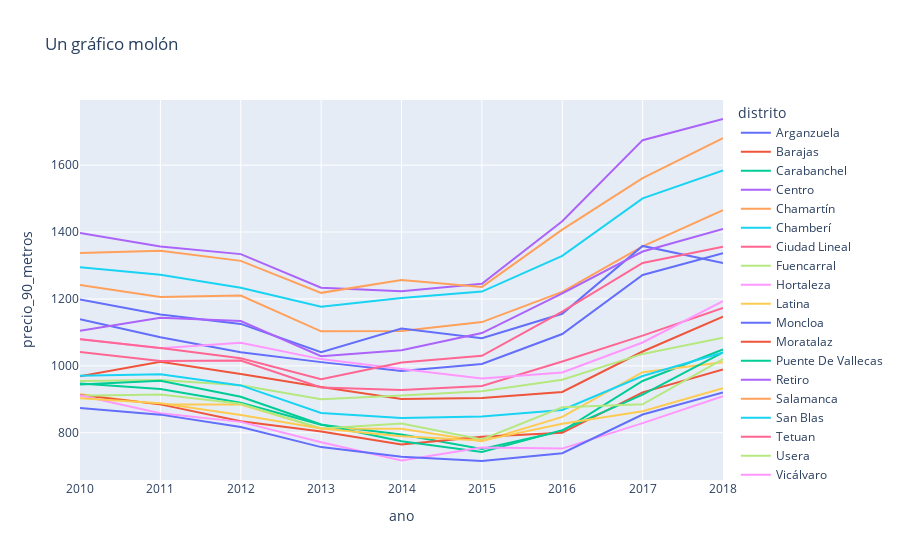

The cell this chart's notebook holds for it:
### Code cell
px.line(alquiler[alquiler.quarter == 1], x = 'ano', y = 'precio_90_metros', color = 'distrito', title = 'Un gráfico molón')

### Figure 1 — Plotly figure (JSON) as saved in the notebook; plotly's stock layout.template omitted (floating-point values rounded to 4 significant figures)
{"data": [{"hovertemplate": "distrito=Arganzuela<br>ano=%{x}<br>precio_90_metros=%{y}<extra></extra>", "legendgroup": "Arganzuela", "line": {"color": "#636efa", "dash": "solid"}, "mode": "lines", "name": "Arganzuela", "orientation": "v", "showlegend": true, "type": "scatter", "x": [2010, 2011, 2012, 2013, 2014, 2015, 2016, 2017, 2018], "xaxis": "x", "y": [1139.0, 1086.0, 1041.0, 1011.0, 984.4, 1006.0, 1095.0, 1272.0, 1337.0], "yaxis": "y"}, {"hovertemplate": "distrito=Barajas<br>ano=%{x}<br>precio_90_metros=%{y}<extra></extra>", "legendgroup": "Barajas", "line": {"color": "#EF553B", "dash": "solid"}, "mode": "lines", "name": "Barajas", "orientation": "v", "showlegend": true, "type": "scatter", "x": [2010, 2011, 2012, 2013, 2014, 2015, 2016, 2017, 2018], "xaxis": "x", "y": [968.7, 1012.0, 975.6, 936.6, 900.7, 903.8, 922.2, 1043.0, 1147.0], "yaxis": "y"}, {"hovertemplate": "distrito=Carabanchel<br>ano=%{x}<br>precio_90_metros=%{y}<extra></extra>", "legendgroup": "Carabanchel", "line": {"color": "#00cc96", "dash": "solid"}, "mode": "lines", "name": "Carabanchel", "orientation": "v", "showlegend": true, "type": "scatter", "x": [2010, 2011, 2012, 2013, 2014, 2015, 2016, 2017, 2018], "xaxis": "x", "y": [947.4, 930.7, 889.6, 824.1, 795.0, 752.0, 805.2, 954.8, 1049.0], "yaxis": "y"}, {"hovertemplate": "distrito=Centro<br>ano=%{x}<br>precio_90_metros=%{y}<extra></extra>", "legendgroup": "Centro", "line": {"color": "#ab63fa", "dash": "solid"}, "mode": "lines", "name": "Centro", "orientation": "v", "showlegend": true, "type": "scatter", "x": [2010, 2011, 2012, 2013, 2014, 2015, 2016, 2017, 2018], "xaxis": "x", "y": [1397.0, 1357.0, 1334.0, 1233.0, 1223.0, 1246.0, 1432.0, 1675.0, 1738.0], "yaxis": "y"}, {"hovertemplate": "distrito=Chamartín<br>ano=%{x}<br>precio_90_metros=%{y}<extra></extra>", "legendgroup": "Chamartín", "line": {"color": "#FFA15A", "dash": "solid"}, "mode": "lines", "name": "Chamartín", "orientation": "v", "showlegend": true, "type": "scatter", "x": [2010, 2011, 2012, 2013, 2014, 2015, 2016, 2017, 2018], "xaxis": "x", "y": [1242.0, 1206.0, 1210.0, 1103.0, 1104.0, 1131.0, 1221.0, 1357.0, 1465.0], "yaxis": "y"}, {"hovertemplate": "distrito=Chamberí<br>ano=%{x}<br>precio_90_metros=%{y}<extra></extra>", "legendgroup": "Chamberí", "line": {"color": "#19d3f3", "dash": "solid"}, "mode": "lines", "name": "Chamberí", "orientation": "v", "showlegend": true, "type": "scatter", "x": [2010, 2011, 2012, 2013, 2014, 2015, 2016, 2017, 2018], "xaxis": "x", "y": [1295.0, 1272.0, 1234.0, 1176.0, 1203.0, 1222.0, 1329.0, 1501.0, 1584.0], "yaxis": "y"}, {"hovertemplate": "distrito=Ciudad Lineal<br>ano=%{x}<br>precio_90_metros=%{y}<extra></extra>", "legendgroup": "Ciudad Lineal", "line": {"color": "#FF6692", "dash": "solid"}, "mode": "lines", "name": "Ciudad Lineal", "orientation": "v", "showlegend": true, "type": "scatter", "x": [2010, 2011, 2012, 2013, 2014, 2015, 2016, 2017, 2018], "xaxis": "x", "y": [1042.0, 1015.0, 1016.0, 935.4, 927.6, 940.0, 1013.0, 1090.0, 1173.0], "yaxis": "y"}, {"hovertemplate": "distrito=Fuencarral<br>ano=%{x}<br>precio_90_metros=%{y}<extra></extra>", "legendgroup": "Fuencarral", "line": {"color": "#B6E880", "dash": "solid"}, "mode": "lines", "name": "Fuencarral", "orientation": "v", "showlegend": true, "type": "scatter", "x": [2010, 2011, 2012, 2013, 2014, 2015, 2016, 2017, 2018], "xaxis": "x", "y": [954.7, 957.8, 942.3, 900.0, 911.4, 924.5, 958.6, 1036.0, 1084.0], "yaxis": "y"}, {"hovertemplate": "distrito=Hortaleza<br>ano=%{x}<br>precio_90_metros=%{y}<extra></extra>", "legendgroup": "Hortaleza", "line": {"color": "#FF97FF", "dash": "solid"}, "mode": "lines", "name": "Hortaleza", "orientation": "v", "showlegend": true, "type": "scatter", "x": [2010, 2011, 2012, 2013, 2014, 2015, 2016, 2017, 2018], "xaxis": "x", "y": [1081.0, 1053.0, 1069.0, 1020.0, 990.8, 962.4, 980.4, 1070.0, 1194.0], "yaxis": "y"}, {"hovertemplate": "distrito=Latina<br>ano=%{x}<br>precio_90_metros=%{y}<extra></extra>", "legendgroup": "Latina", "line": {"color": "#FECB52", "dash": "solid"}, "mode": "lines", "name": "Latina", "orientation": "v", "showlegend": true, "type": "scatter", "x": [2010, 2011, 2012, 2013, 2014, 2015, 2016, 2017, 2018], "xaxis": "x", "y": [915.0, 884.8, 884.5, 813.2, 812.4, 774.8, 847.4, 980.9, 1011.0], "yaxis": "y"}, {"hovertemplate": "distrito=Moncloa<br>ano=%{x}<br>precio_90_metros=%{y}<extra></extra>", "legendgroup": "Moncloa", "line": {"color": "#636efa", "dash": "solid"}, "mode": "lines", "name": "Moncloa", "orientation": "v", "showlegend": true, "type": "scatter", "x": [2010, 2011, 2012, 2013, 2014, 2015, 2016, 2017, 2018], "xaxis": "x", "y": [1198.0, 1154.0, 1125.0, 1041.0, 1112.0, 1083.0, 1156.0, 1359.0, 1307.0], "yaxis": "y"}, {"hovertemplate": "distrito=Moratalaz<br>ano=%{x}<br>precio_90_metros=%{y}<extra></extra>", "legendgroup": "Moratalaz", "line": {"color": "#EF553B", "dash": "solid"}, "mode": "lines", "name": "Moratalaz", "orientation": "v", "showlegend": true, "type": "scatter", "x": [2010, 2011, 2012, 2013, 2014, 2015, 2016, 2017, 2018], "xaxis": "x", "y": [912.6, 884.9, 834.3, 803.6, 764.9, 787.9, 800.0, 920.7, 989.3], "yaxis": "y"}, {"hovertemplate": "distrito=Puente De Vallecas<br>ano=%{x}<br>precio_90_metros=%{y}<extra></extra>", "legendgroup": "Puente De Vallecas", "line": {"color": "#00cc96", "dash": "solid"}, "mode": "lines", "name": "Puente De Vallecas", "orientation": "v", "showlegend": true, "type": "scatter", "x": [2010, 2011, 2012, 2013, 2014, 2015, 2016, 2017, 2018], "xaxis": "x", "y": [944.0, 955.4, 907.8, 824.8, 774.9, 742.8, 808.1, 914.0, 1040.0], "yaxis": "y"}, {"hovertemplate": "distrito=Retiro<br>ano=%{x}<br>precio_90_metros=%{y}<extra></extra>", "legendgroup": "Retiro", "line": {"color": "#ab63fa", "dash": "solid"}, "mode": "lines", "name": "Retiro", "orientation": "v", "showlegend": true, "type": "scatter", "x": [2010, 2011, 2012, 2013, 2014, 2015, 2016, 2017, 2018], "xaxis": "x", "y": [1105.0, 1144.0, 1134.0, 1029.0, 1047.0, 1098.0, 1216.0, 1342.0, 1409.0], "yaxis": "y"}, {"hovertemplate": "distrito=Salamanca<br>ano=%{x}<br>precio_90_metros=%{y}<extra></extra>", "legendgroup": "Salamanca", "line": {"color": "#FFA15A", "dash": "solid"}, "mode": "lines", "name": "Salamanca", "orientation": "v", "showlegend": true, "type": "scatter", "x": [2010, 2011, 2012, 2013, 2014, 2015, 2016, 2017, 2018], "xaxis": "x", "y": [1337.0, 1344.0, 1314.0, 1218.0, 1257.0, 1236.0, 1407.0, 1561.0, 1681.0], "yaxis": "y"}, {"hovertemplate": "distrito=San Blas<br>ano=%{x}<br>precio_90_metros=%{y}<extra></extra>", "legendgroup": "San Blas", "line": {"color": "#19d3f3", "dash": "solid"}, "mode": "lines", "name": "San Blas", "orientation": "v", "showlegend": true, "type": "scatter", "x": [2010, 2011, 2012, 2013, 2014, 2015, 2016, 2017, 2018], "xaxis": "x", "y": [970.6, 974.7, 941.6, 859.2, 844.6, 848.4, 868.3, 969.7, 1040.0], "yaxis": "y"}, {"hovertemplate": "distrito=Tetuan<br>ano=%{x}<br>precio_90_metros=%{y}<extra></extra>", "legendgroup": "Tetuan", "line": {"color": "#FF6692", "dash": "solid"}, "mode": "lines", "name": "Tetuan", "orientation": "v", "showlegend": true, "type": "scatter", "x": [2010, 2011, 2012, 2013, 2014, 2015, 2016, 2017, 2018], "xaxis": "x", "y": [1079.0, 1053.0, 1023.0, 959.9, 1010.0, 1030.0, 1162.0, 1308.0, 1356.0], "yaxis": "y"}, {"hovertemplate": "distrito=Usera<br>ano=%{x}<br>precio_90_metros=%{y}<extra></extra>", "legendgroup": "Usera", "line": {"color": "#B6E880", "dash": "solid"}, "mode": "lines", "name": "Usera", "orientation": "v", "showlegend": true, "type": "scatter", "x": [2010, 2011, 2012, 2013, 2014, 2015, 2016, 2017, 2018], "xaxis": "x", "y": [910.4, 914.2, 886.9, 813.1, 827.5, 780.2, 876.4, 884.9, 1020.0], "yaxis": "y"}, {"hovertemplate": "distrito=Vicálvaro<br>ano=%{x}<br>precio_90_metros=%{y}<extra></extra>", "legendgroup": "Vicálvaro", "line": {"color": "#FF97FF", "dash": "solid"}, "mode": "lines", "name": "Vicálvaro", "orientation": "v", "showlegend": true, "type": "scatter", "x": [2010, 2011, 2012, 2013, 2014, 2015, 2016, 2017, 2018], "xaxis": "x", "y": [911.7, 858.3, 832.7, 771.7, 717.4, 756.3, 752.8, 828.9, 909.6], "yaxis": "y"}, {"hovertemplate": "distrito=Villa De Vallecas<br>ano=%{x}<br>precio_90_metros=%{y}<extra></extra>", "legendgroup": "Villa De Vallecas", "line": {"color": "#FECB52", "dash": "solid"}, "mode": "lines", "name": "Villa De Vallecas", "orientation": "v", "showlegend": true, "type": "scatter", "x": [2010, 2011, 2012, 2013, 2014, 2015, 2016, 2017, 2018], "xaxis": "x", "y": [903.5, 888.3, 853.3, 813.0, 789.6, 776.7, 826.9, 864.1, 933.0], "yaxis": "y"}, {"hovertemplate": "distrito=Villaverde<br>ano=%{x}<br>precio_90_metros=%{y}<extra></extra>", "legendgroup": "Villaverde", "line": {"color": "#636efa", "dash": "solid"}, "mode": "lines", "name": "Villaverde", "orientation": "v", "showlegend": true, "type": "scatter", "x": [2010, 2011, 2012, 2013, 2014, 2015, 2016, 2017, 2018], "xaxis": "x", "y": [874.1, 854.3, 817.1, 757.3, 728.2, 715.7, 739.2, 854.5, 920.8], "yaxis": "y"}], "layout": {"legend": {"title": {"text": "distrito"}, "tracegroupgap": 0}, "title": {"text": "Un gráfico molón"}, "xaxis": {"anchor": "y", "domain": [0, 1], "title": {"text": "ano"}}, "yaxis": {"anchor": "x", "domain": [0, 1], "title": {"text": "precio_90_metros"}}}}
